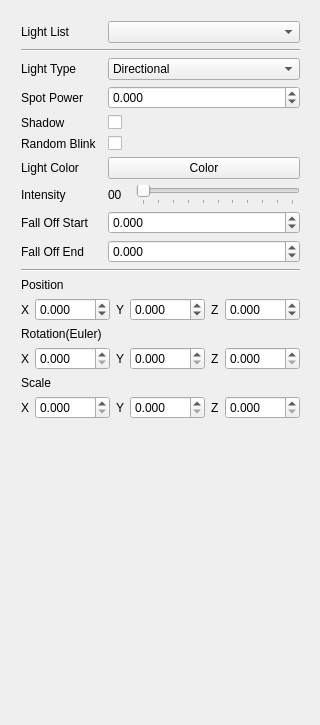
<?xml version="1.0" encoding="UTF-8"?>
<ui version="4.0">
 <class>QLightController</class>
 <widget class="QWidget" name="QLightController">
  <property name="geometry">
   <rect>
    <x>0</x>
    <y>0</y>
    <width>320</width>
    <height>725</height>
   </rect>
  </property>
  <property name="windowTitle">
   <string>QLightController</string>
  </property>
  <widget class="QWidget" name="layoutWidget">
   <property name="geometry">
    <rect>
     <x>10</x>
     <y>10</y>
     <width>301</width>
     <height>428</height>
    </rect>
   </property>
   <layout class="QFormLayout" name="formLayout">
    <item row="0" column="0">
     <widget class="QLabel" name="label_LightList">
      <property name="text">
       <string>Light List</string>
      </property>
     </widget>
    </item>
    <item row="0" column="1">
     <widget class="QComboBox" name="comboBox_LightList">
      <property name="maxVisibleItems">
       <number>20</number>
      </property>
     </widget>
    </item>
    <item row="1" column="0" colspan="2">
     <widget class="Line" name="line">
      <property name="orientation">
       <enum>Qt::Horizontal</enum>
      </property>
     </widget>
    </item>
    <item row="2" column="0">
     <widget class="QLabel" name="label_LightType">
      <property name="text">
       <string>Light Type</string>
      </property>
     </widget>
    </item>
    <item row="2" column="1">
     <widget class="QComboBox" name="comboBox_LightType">
      <item>
       <property name="text">
        <string>Directional</string>
       </property>
      </item>
      <item>
       <property name="text">
        <string>Point</string>
       </property>
      </item>
      <item>
       <property name="text">
        <string>Spot</string>
       </property>
      </item>
     </widget>
    </item>
    <item row="3" column="0">
     <widget class="QLabel" name="label_SpotPower">
      <property name="text">
       <string>Spot Power</string>
      </property>
     </widget>
    </item>
    <item row="4" column="0">
     <widget class="QLabel" name="label_Shadow">
      <property name="text">
       <string>Shadow</string>
      </property>
     </widget>
    </item>
    <item row="4" column="1">
     <widget class="QCheckBox" name="checkBox_Shadow">
      <property name="text">
       <string/>
      </property>
     </widget>
    </item>
    <item row="5" column="0">
     <widget class="QLabel" name="label_RandomBlink">
      <property name="text">
       <string>Random Blink</string>
      </property>
     </widget>
    </item>
    <item row="5" column="1">
     <widget class="QCheckBox" name="checkBox_RandomBlink">
      <property name="text">
       <string/>
      </property>
     </widget>
    </item>
    <item row="6" column="0">
     <widget class="QLabel" name="label_LightColor">
      <property name="text">
       <string>Light Color</string>
      </property>
     </widget>
    </item>
    <item row="6" column="1">
     <widget class="QPushButton" name="pushButton_LightColor">
      <property name="text">
       <string>Color</string>
      </property>
     </widget>
    </item>
    <item row="7" column="0">
     <widget class="QLabel" name="label_Intensity">
      <property name="text">
       <string>Intensity</string>
      </property>
     </widget>
    </item>
    <item row="7" column="1">
     <layout class="QHBoxLayout" name="horizontalLayout_13">
      <item>
       <widget class="QLabel" name="label_Intensity_2">
        <property name="sizePolicy">
         <sizepolicy hsizetype="Fixed" vsizetype="Preferred">
          <horstretch>0</horstretch>
          <verstretch>0</verstretch>
         </sizepolicy>
        </property>
        <property name="minimumSize">
         <size>
          <width>22</width>
          <height>0</height>
         </size>
        </property>
        <property name="maximumSize">
         <size>
          <width>22</width>
          <height>16777215</height>
         </size>
        </property>
        <property name="text">
         <string>00</string>
        </property>
       </widget>
      </item>
      <item>
       <widget class="QSlider" name="horizontalSlider_Intensity">
        <property name="maximum">
         <number>100</number>
        </property>
        <property name="orientation">
         <enum>Qt::Horizontal</enum>
        </property>
        <property name="tickPosition">
         <enum>QSlider::TicksBelow</enum>
        </property>
       </widget>
      </item>
     </layout>
    </item>
    <item row="8" column="0">
     <widget class="QLabel" name="abel_FallOffStart">
      <property name="text">
       <string>Fall Off Start</string>
      </property>
     </widget>
    </item>
    <item row="8" column="1">
     <widget class="QDoubleSpinBox" name="doubleSpinBox_FallOffStart">
      <property name="sizePolicy">
       <sizepolicy hsizetype="Expanding" vsizetype="Fixed">
        <horstretch>0</horstretch>
        <verstretch>0</verstretch>
       </sizepolicy>
      </property>
      <property name="decimals">
       <number>3</number>
      </property>
      <property name="minimum">
       <double>-100.000000000000000</double>
      </property>
      <property name="maximum">
       <double>100.000000000000000</double>
      </property>
      <property name="singleStep">
       <double>0.100000000000000</double>
      </property>
     </widget>
    </item>
    <item row="9" column="0">
     <widget class="QLabel" name="label_FallOffEnd">
      <property name="text">
       <string>Fall Off End</string>
      </property>
     </widget>
    </item>
    <item row="10" column="0" colspan="2">
     <widget class="Line" name="line_3">
      <property name="orientation">
       <enum>Qt::Horizontal</enum>
      </property>
     </widget>
    </item>
    <item row="11" column="0">
     <widget class="QLabel" name="label_Position">
      <property name="text">
       <string>Position</string>
      </property>
     </widget>
    </item>
    <item row="12" column="0" colspan="2">
     <layout class="QHBoxLayout" name="horizontalLayout">
      <item>
       <widget class="QLabel" name="label_PositionX">
        <property name="text">
         <string>X</string>
        </property>
       </widget>
      </item>
      <item>
       <widget class="QDoubleSpinBox" name="doubleSpinBox_PositionX">
        <property name="sizePolicy">
         <sizepolicy hsizetype="Expanding" vsizetype="Fixed">
          <horstretch>0</horstretch>
          <verstretch>0</verstretch>
         </sizepolicy>
        </property>
        <property name="decimals">
         <number>3</number>
        </property>
        <property name="minimum">
         <double>-10000000.000000000000000</double>
        </property>
        <property name="maximum">
         <double>10000000.000000000000000</double>
        </property>
       </widget>
      </item>
      <item>
       <widget class="QLabel" name="label_PositionY">
        <property name="text">
         <string>Y</string>
        </property>
       </widget>
      </item>
      <item>
       <widget class="QDoubleSpinBox" name="doubleSpinBox_PositionY">
        <property name="sizePolicy">
         <sizepolicy hsizetype="Expanding" vsizetype="Fixed">
          <horstretch>0</horstretch>
          <verstretch>0</verstretch>
         </sizepolicy>
        </property>
        <property name="decimals">
         <number>3</number>
        </property>
        <property name="minimum">
         <double>-10000000.000000000000000</double>
        </property>
        <property name="maximum">
         <double>10000000.000000000000000</double>
        </property>
       </widget>
      </item>
      <item>
       <widget class="QLabel" name="label_PositionZ">
        <property name="text">
         <string>Z</string>
        </property>
       </widget>
      </item>
      <item>
       <widget class="QDoubleSpinBox" name="doubleSpinBox_PositionZ">
        <property name="sizePolicy">
         <sizepolicy hsizetype="Expanding" vsizetype="Fixed">
          <horstretch>0</horstretch>
          <verstretch>0</verstretch>
         </sizepolicy>
        </property>
        <property name="decimals">
         <number>3</number>
        </property>
        <property name="minimum">
         <double>-10000000.000000000000000</double>
        </property>
        <property name="maximum">
         <double>10000000.000000000000000</double>
        </property>
       </widget>
      </item>
     </layout>
    </item>
    <item row="13" column="0">
     <widget class="QLabel" name="label_Rotation">
      <property name="text">
       <string>Rotation(Euler)</string>
      </property>
     </widget>
    </item>
    <item row="14" column="0" colspan="2">
     <layout class="QHBoxLayout" name="horizontalLayout_4">
      <item>
       <widget class="QLabel" name="label_RotationX">
        <property name="text">
         <string>X</string>
        </property>
       </widget>
      </item>
      <item>
       <widget class="QDoubleSpinBox" name="doubleSpinBox_RotationX">
        <property name="sizePolicy">
         <sizepolicy hsizetype="Expanding" vsizetype="Fixed">
          <horstretch>0</horstretch>
          <verstretch>0</verstretch>
         </sizepolicy>
        </property>
        <property name="decimals">
         <number>3</number>
        </property>
        <property name="maximum">
         <double>360.000000000000000</double>
        </property>
       </widget>
      </item>
      <item>
       <widget class="QLabel" name="label_RotationY">
        <property name="text">
         <string>Y</string>
        </property>
       </widget>
      </item>
      <item>
       <widget class="QDoubleSpinBox" name="doubleSpinBox_RotationY">
        <property name="sizePolicy">
         <sizepolicy hsizetype="Expanding" vsizetype="Fixed">
          <horstretch>0</horstretch>
          <verstretch>0</verstretch>
         </sizepolicy>
        </property>
        <property name="decimals">
         <number>3</number>
        </property>
        <property name="maximum">
         <double>360.000000000000000</double>
        </property>
       </widget>
      </item>
      <item>
       <widget class="QLabel" name="label_RotationZ">
        <property name="text">
         <string>Z</string>
        </property>
       </widget>
      </item>
      <item>
       <widget class="QDoubleSpinBox" name="doubleSpinBox_RotationZ">
        <property name="sizePolicy">
         <sizepolicy hsizetype="Expanding" vsizetype="Fixed">
          <horstretch>0</horstretch>
          <verstretch>0</verstretch>
         </sizepolicy>
        </property>
        <property name="decimals">
         <number>3</number>
        </property>
        <property name="maximum">
         <double>360.000000000000000</double>
        </property>
       </widget>
      </item>
     </layout>
    </item>
    <item row="15" column="0">
     <widget class="QLabel" name="label_Scale">
      <property name="text">
       <string>Scale</string>
      </property>
     </widget>
    </item>
    <item row="16" column="0" colspan="2">
     <layout class="QHBoxLayout" name="horizontalLayout_3">
      <item>
       <widget class="QLabel" name="label_ScaleX">
        <property name="text">
         <string>X</string>
        </property>
       </widget>
      </item>
      <item>
       <widget class="QDoubleSpinBox" name="doubleSpinBox_ScaleX">
        <property name="sizePolicy">
         <sizepolicy hsizetype="Expanding" vsizetype="Fixed">
          <horstretch>0</horstretch>
          <verstretch>0</verstretch>
         </sizepolicy>
        </property>
        <property name="decimals">
         <number>3</number>
        </property>
       </widget>
      </item>
      <item>
       <widget class="QLabel" name="label_ScaleY">
        <property name="text">
         <string>Y</string>
        </property>
       </widget>
      </item>
      <item>
       <widget class="QDoubleSpinBox" name="doubleSpinBox_ScaleY">
        <property name="sizePolicy">
         <sizepolicy hsizetype="Expanding" vsizetype="Fixed">
          <horstretch>0</horstretch>
          <verstretch>0</verstretch>
         </sizepolicy>
        </property>
        <property name="decimals">
         <number>3</number>
        </property>
       </widget>
      </item>
      <item>
       <widget class="QLabel" name="label_ScaleZ">
        <property name="text">
         <string>Z</string>
        </property>
       </widget>
      </item>
      <item>
       <widget class="QDoubleSpinBox" name="doubleSpinBox_ScaleZ">
        <property name="sizePolicy">
         <sizepolicy hsizetype="Expanding" vsizetype="Fixed">
          <horstretch>0</horstretch>
          <verstretch>0</verstretch>
         </sizepolicy>
        </property>
        <property name="decimals">
         <number>3</number>
        </property>
       </widget>
      </item>
     </layout>
    </item>
    <item row="9" column="1">
     <widget class="QDoubleSpinBox" name="doubleSpinBox_FallOffEnd">
      <property name="sizePolicy">
       <sizepolicy hsizetype="Expanding" vsizetype="Fixed">
        <horstretch>0</horstretch>
        <verstretch>0</verstretch>
       </sizepolicy>
      </property>
      <property name="decimals">
       <number>3</number>
      </property>
      <property name="minimum">
       <double>-100.000000000000000</double>
      </property>
      <property name="maximum">
       <double>100.000000000000000</double>
      </property>
      <property name="singleStep">
       <double>0.100000000000000</double>
      </property>
     </widget>
    </item>
    <item row="3" column="1">
     <widget class="QDoubleSpinBox" name="doubleSpinBox_SpotPower">
      <property name="sizePolicy">
       <sizepolicy hsizetype="Expanding" vsizetype="Fixed">
        <horstretch>0</horstretch>
        <verstretch>0</verstretch>
       </sizepolicy>
      </property>
      <property name="decimals">
       <number>3</number>
      </property>
      <property name="minimum">
       <double>-100.000000000000000</double>
      </property>
      <property name="maximum">
       <double>100.000000000000000</double>
      </property>
      <property name="singleStep">
       <double>0.100000000000000</double>
      </property>
     </widget>
    </item>
   </layout>
  </widget>
 </widget>
 <layoutdefault spacing="6" margin="11"/>
 <resources/>
 <connections/>
</ui>
